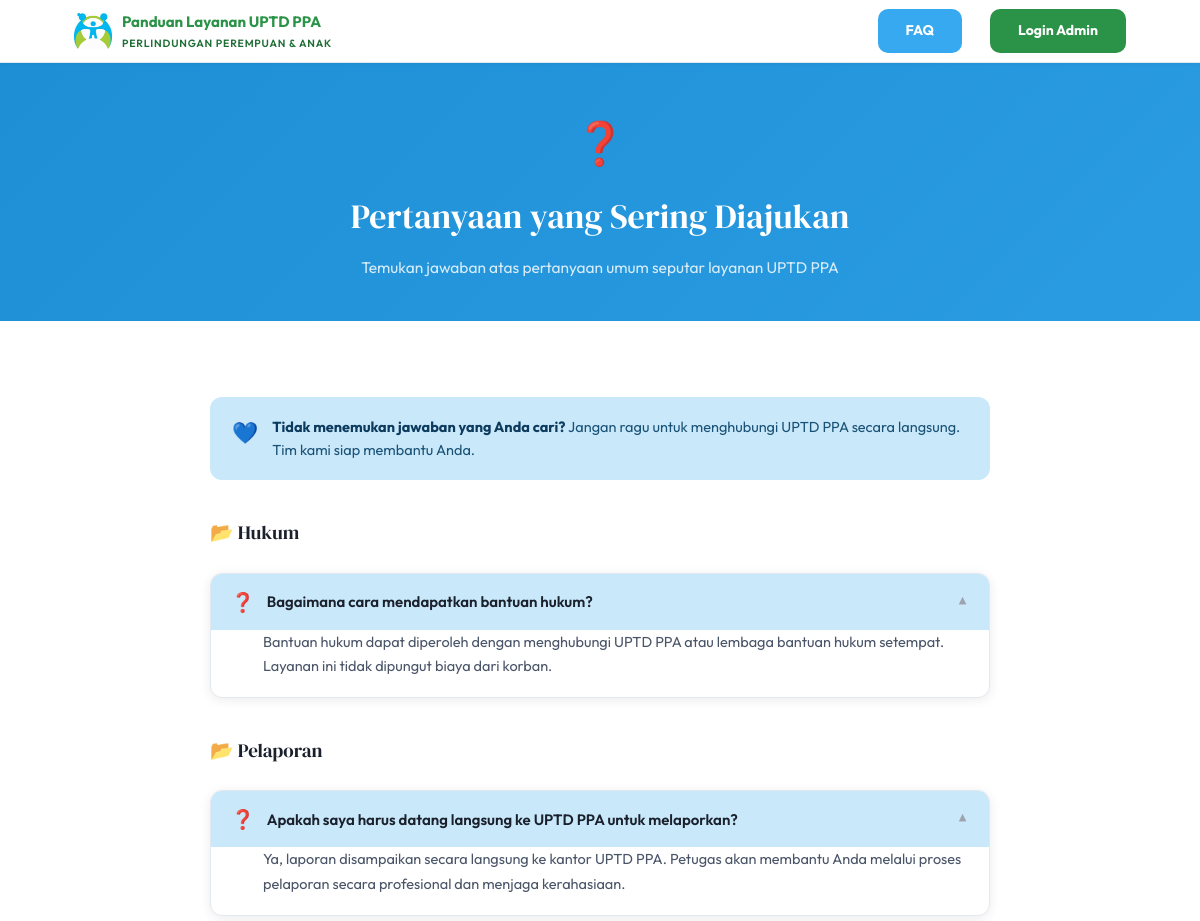
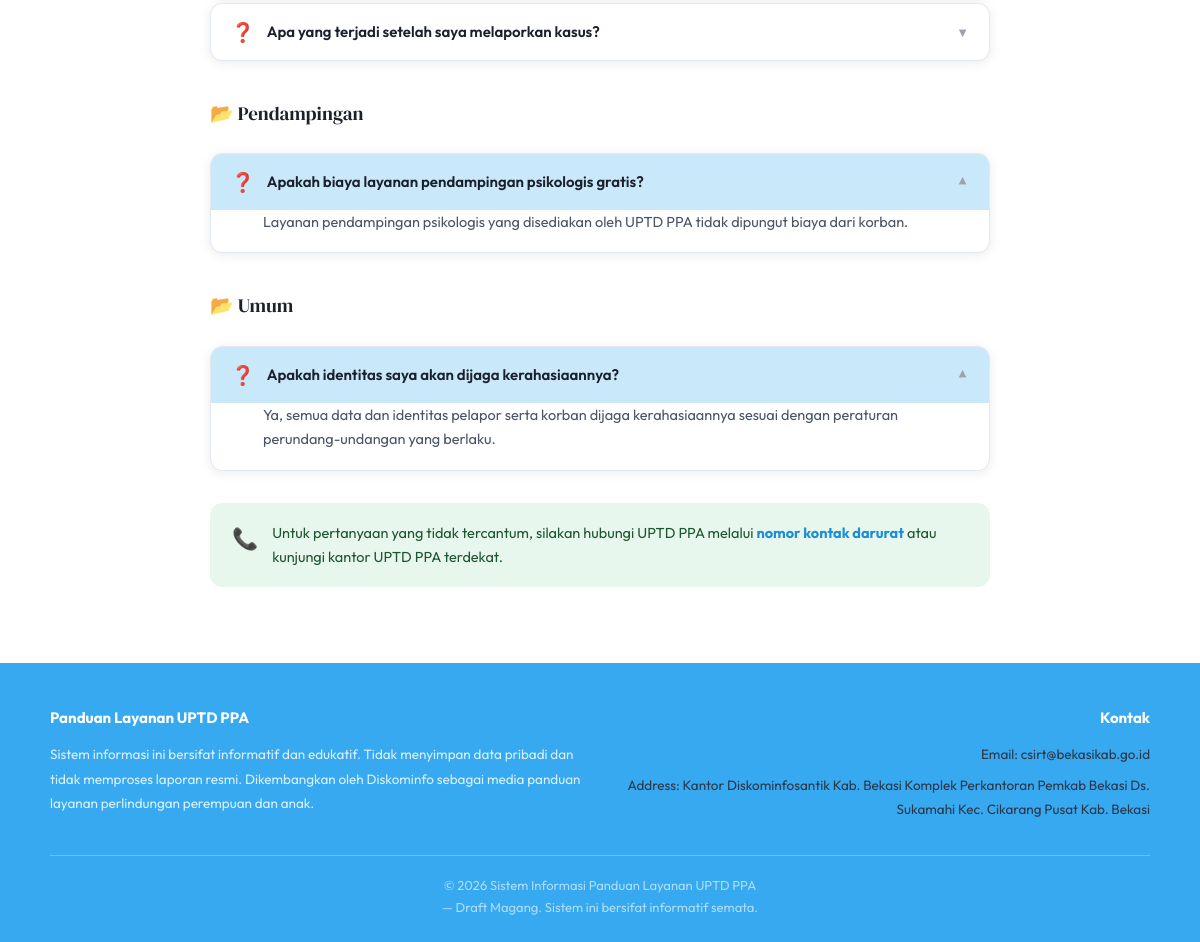
The app's page /faq.php with its own data (2 pictures, top to bottom).
### tables this page shows
CREATE TABLE IF NOT EXISTS faq (
  id          INT UNSIGNED AUTO_INCREMENT PRIMARY KEY,
  pertanyaan  TEXT         NOT NULL,
  jawaban     TEXT         NOT NULL,
  kategori    VARCHAR(80)  DEFAULT NULL,               
  urutan      SMALLINT     NOT NULL DEFAULT 1,
  aktif       TINYINT(1)   NOT NULL DEFAULT 1,
  created_at  TIMESTAMP    NOT NULL DEFAULT CURRENT_TIMESTAMP,
  updated_at  TIMESTAMP    NOT NULL DEFAULT CURRENT_TIMESTAMP ON UPDATE CURRENT_TIMESTAMP
);

### faq.php (the view, shortened to what this page needs)
<?php
require_once 'includes/config.php';
$faq_rows = [];
try {
    $faq_rows = $pdo->query("SELECT * FROM faq WHERE aktif=1 ORDER BY kategori ASC, urutan ASC")->fetchAll();
} catch (Exception $e) {}
$faq_grouped = [];
foreach ($faq_rows as $f) {
    $kat = $f['kategori'] ?? 'Umum';
    $faq_grouped[$kat][] = $f;
}
include 'includes/header.php';
?>
<div class="page-header">
  <div class="page-header-inner">
    <div style="font-size:42px;margin-bottom:10px;">❓</div>
    <h1>Pertanyaan yang Sering Diajukan</h1>
    <p>Temukan jawaban atas pertanyaan umum seputar layanan UPTD PPA</p>
  </div>
</div>
<section class="section">
  <div class="section-inner" style="max-width:780px;">
    <div class="info-box">
      <div class="ib-icon">💙</div>
      <p><strong>Tidak menemukan jawaban yang Anda cari?</strong> Jangan ragu untuk menghubungi UPTD PPA secara langsung. Tim kami siap membantu Anda.</p>
    </div>
    <?php if (empty($faq_grouped)): ?>
      <p style="color:var(--text-mid);text-align:center;padding:36px 0;font-size:15px;">FAQ sedang disiapkan. Silakan hubungi UPTD PPA untuk pertanyaan Anda.</p>
    <?php else: ?>
      <?php foreach ($faq_grouped as $kategori => $items): ?>
        <h2 class="section-title" style="margin-top:36px;text-align:left;font-size:19px;">📂 <?php echo htmlspecialchars($kategori); ?></h2>
        <div class="accordion">
          <?php foreach ($items as $idx => $f): ?>
          <div class="acc-item <?php echo $idx===0?'open':''; ?>">
            <button class="acc-trigger" onclick="toggleAcc(this)">
              <span class="at-icon">❓</span>
              <span class="at-text"><?php echo htmlspecialchars($f['pertanyaan']); ?></span>
              <span class="at-arrow">▼</span>
            </button>
            <div class="acc-body"><div class="acc-body-inner">
              <p><?php echo htmlspecialchars($f['jawaban']); ?></p>
            </div></div>
          </div>
          <?php endforeach; ?>
        </div>
      <?php endforeach; ?>
    <?php endif; ?>
    <div class="info-box green" style="margin-top:32px;">
      <div class="ib-icon">📞</div>
      <p>Untuk pertanyaan yang tidak tercantum, silakan hubungi UPTD PPA melalui <a href="#" onclick="document.getElementById('modalDarurat').classList.add('open');return false;" style="color:var(--blue-dark);font-weight:700;">nomor kontak darurat</a> atau kunjungi kantor UPTD PPA terdekat.</p>
    </div>
  </div>
</section>
<?php include 'includes/footer.php'; ?>

### css/style.css (style rules this page uses)
:root { --blue:#36A9F0; --blue-dark:#1E8FD5; --blue-light:#C9E8FA; --blue-lighter:#E8F5FD; --red:#E93235; --red-dark:#C82A2D; --red-light:#FEF0F0; --red-border:#F5C0C1; --green:#2B9348; --green-dark:#1F6E36; --green-light:#E8F7EE; --pink:#FFE4E1; --pink-border:#FFC0BD; --white:#FFF; --grey-50:#F7FAFC; --grey-100:#EDF2F7; --grey-200:#E2E8F0; --grey-400:#A0AEC0; --grey-500:#9CA3AF; --grey-600:#718096; --grey-800:#2D3748; --grey-900:#1A202C; --text:#2D3748; --text-mid:#4A5568; --text-light:#9CA3AF; --radius:16px; --radius-sm:12px; --shadow:0 2px 12px rgba(0,0,0,.08); --shadow-h:0 6px 20px rgba(0,0,0,.12); --ff-h:'DM Serif Display',Georgia,serif; --ff-b:'Outfit',system-ui,sans-serif; }
*,*::before,*::after { box-sizing:border-box;margin:0;padding:0 }
html { scroll-behavior:smooth }
body { font-family:var(--ff-b);color:var(--text);background:var(--white);line-height:1.7;font-size:15px;min-height:100vh;overflow-x:hidden }
a { color:inherit;text-decoration:none }
button { font-family:var(--ff-b) }
.section { padding:52px 24px }
.section-inner { max-width:1100px;margin:0 auto }
.section-title { font-family:var(--ff-h);font-size:clamp(22px,3.2vw,28px);font-weight:400;color:var(--grey-900);margin-bottom:8px;text-align:center }
.page-header { background:linear-gradient(135deg,var(--blue-dark) 0%,var(--blue) 100%);color:#fff;padding:44px 24px 40px;text-align:center;position:relative;overflow:hidden }
.page-header::after { content:'';position:absolute;inset:0;background:radial-gradient(ellipse 80% 60% at 50% 140%,rgba(255,255,255,.12) 0%,transparent 60%) }
.page-header::before { content:'';position:absolute;left:-140%;top:0;width:40%;height:200%;background:linear-gradient(120deg,rgba(255,255,255,0) 0%,rgba(255,255,255,0.12) 50%,rgba(255,255,255,0) 100%);transform:skewX(-18deg);filter:blur(6px);opacity:0.9;pointer-events:none;mix-blend-mode:overlay;animation:headerShimmer 3.2s linear infinite }
.page-header { background-size:200% 200%;animation:bgHeaderMove 10s linear infinite }
.page-header-inner { max-width:700px;margin:0 auto;position:relative;z-index:1 }
.page-header h1 { font-family:var(--ff-h);font-size:clamp(24px,3.8vw,34px);font-weight:400;margin-bottom:8px }
.page-header p { color:rgba(255,255,255,.82);font-size:15.5px;max-width:520px;margin:0 auto }
.info-box { background:var(--blue-light);border:1px solid var(--blue-mid);border-radius:var(--radius-sm);padding:18px 22px;display:flex;gap:14px;align-items:flex-start;margin:24px 0 }
.info-box .ib-icon { font-size:21px;flex-shrink:0 }
.info-box p { margin:0;font-size:14.5px;color:#1A5276;line-height:1.65 }
.info-box p strong { color:#0D3B5E }
.info-box.green { background:var(--green-light);border-color:#A8E6C3 }
.info-box.green p { color:#1E5631 }
.accordion { margin:24px 0 }
.acc-item { border:1px solid var(--grey-200);border-radius:var(--radius-sm);margin-bottom:8px;background:#fff;box-shadow:var(--shadow);overflow:hidden;transition:box-shadow .2s }
.acc-trigger { width:100%;background:none;border:none;padding:16px 20px;display:flex;align-items:center;gap:12px;cursor:pointer;text-align:left }
.acc-trigger .at-icon { font-size:19px;flex-shrink:0 }
.acc-trigger .at-text { font-size:15px;font-weight:600;color:var(--grey-900);flex:1 }
.acc-trigger .at-arrow { font-size:13px;color:var(--text-light);transition:transform .3s;flex-shrink:0 }
.acc-item.open .acc-trigger .at-arrow { transform:rotate(180deg) }
.acc-item.open .acc-trigger { background:var(--blue-light) }
.acc-body { max-height:0;overflow:hidden;opacity:0;transform:translateY(-6px);transition:max-height .36s cubic-bezier(.2,.9,.3,1),opacity .28s ease,transform .28s cubic-bezier(.2,.9,.3,1) }
.acc-item.open .acc-body { max-height:700px;opacity:1;transform:translateY(0) }
.acc-body-inner { padding:0 20px 18px 52px;font-size:14.5px;color:var(--text-mid);line-height:1.7 }
.acc-body-inner p { margin-bottom:8px }
.acc-body-inner p:last-child { margin-bottom:0 }

### records on screen
faq: pertanyaan "Bagaimana cara mendapatkan bantuan hukum?", jawaban "Bantuan hukum dapat diperoleh dengan menghubungi UPTD PPA atau lembaga bantuan hukum setempat. Layanan ini tidak dipungut biaya dari korban."
faq: pertanyaan "Apakah saya harus datang langsung ke UPTD PPA untuk melaporkan?", jawaban "Ya, laporan disampaikan secara langsung ke kantor UPTD PPA. Petugas akan membantu Anda melalui proses pelaporan secara profesional dan menjaga kerahasiaan."
faq: pertanyaan "Apa yang terjadi setelah saya melaporkan kasus?"
faq: pertanyaan "Apakah biaya layanan pendampingan psikologis gratis?", jawaban "Layanan pendampingan psikologis yang disediakan oleh UPTD PPA tidak dipungut biaya dari korban."
faq: pertanyaan "Apakah identitas saya akan dijaga kerahasiaannya?", jawaban "Ya, semua data dan identitas pelapor serta korban dijaga kerahasiaannya sesuai dengan peraturan perundang-undangan yang berlaku."

### other values on screen
$kategori "Hukum"
$kategori "Pelaporan"
$kategori "Pendampingan"
$kategori "Umum"
